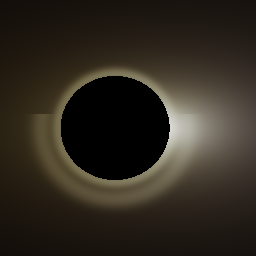
#> input picture figures/final_render.png, 256 x 256 px
$ python make_report.py
#> lines starting #> are read from the running program, lines starting #| are printed output that depends on the picture
"""生成 paper/main.pdf 的多页技术报告（中文版）。

关键设计：
- matplotlib backend_pdf 拼接多页（避免 LaTeX/Pandoc 依赖）
- 文档级 `font.sans-serif` 设置 Microsoft YaHei / SimHei / Noto Sans CJK
  fallback，让中文不变成豆腐方块
- 内容从 logs / validation / results 动态读取最新数字，正文段落硬编码为中文
"""
from __future__ import annotations

from pathlib import Path
import sys

import matplotlib
import matplotlib.pyplot as plt
from matplotlib.backends.backend_pdf import PdfPages


ROOT = Path(__file__).resolve().parents[1]

if str(ROOT) not in sys.path:
    sys.path.insert(0, str(ROOT))

from src.safe_io import read_limited_json


# ---- 中文字体 fallback：Windows / Linux / Mac 都能找到至少一个 ----
matplotlib.rcParams["font.sans-serif"] = [
    "Microsoft YaHei",   # Windows 默认中文
    "SimHei",            # Windows 备选
    "Noto Sans CJK SC",  # Linux noto
    "PingFang SC",       # macOS
    "Arial Unicode MS",  # macOS 备选
    "DejaVu Sans",       # 通用 fallback（不支持中文，但避免崩溃）
]
matplotlib.rcParams["axes.unicode_minus"] = False


def add_text_page(pdf: PdfPages, title: str, lines: list[str]) -> None:
#> called with title = 'Kerr 黑洞薄盘 CPU/GPU 光线追踪'
    fig = plt.figure(figsize=(8.27, 11.69), dpi=160)
    ax = fig.add_axes([0.08, 0.08, 0.84, 0.84])
    ax.axis("off")
    fig.text(0.08, 0.94, title, fontsize=20, weight="bold", ha="left", va="top")
    y = 0.88
    for line in lines:
        if line.startswith("## "):
            fig.text(0.08, y, line[3:], fontsize=14, weight="bold", ha="left", va="top")
            y -= 0.04
        elif line == "":
            y -= 0.025
        else:
            fig.text(0.10, y, line, fontsize=10.5, ha="left", va="top", wrap=True)
            y -= 0.032
    pdf.savefig(fig)
    plt.close(fig)


def add_image_page(pdf: PdfPages, title: str, image_path: Path, caption: str) -> None:
#> called with title = '最终渲染'
    fig = plt.figure(figsize=(11.69, 8.27), dpi=160)
    fig.text(0.05, 0.94, title, fontsize=18, weight="bold", ha="left", va="top")
    ax = fig.add_axes([0.06, 0.12, 0.88, 0.74])
    ax.axis("off")
    if image_path.exists():
        ax.imshow(plt.imread(image_path))
    fig.text(0.06, 0.06, caption, fontsize=10, ha="left", va="bottom")
    pdf.savefig(fig)
    plt.close(fig)


def _read_json_safe(path: Path) -> dict:
    if path.exists():
        try:
            return read_limited_json(path)
        except Exception:
            return {}
    return {}


def main() -> None:
    out = ROOT / "paper" / "main.pdf"

    # === 动态摘取最新数字 ============================================
    gpu_run = _read_json_safe(ROOT / "logs" / "gpu_run.json")
    gpu_backend_line = (
        f"- CUDA 后端：{gpu_run.get('backend')}（{gpu_run.get('method')}）。"
        if gpu_run else "- CUDA 后端状态记录于 logs/gpu_run.json。"
    )

    geo_cmp = _read_json_safe(ROOT / "validation" / "geodesic_cpu_gpu_comparison.json")
    f64 = geo_cmp.get("float64", {})
    if f64 and "error" not in f64:
        geodesic_line = (
            f"- 测地线 float64 @ 48×48：状态匹配率 "
            f"{float(f64.get('status_match_fraction', 0.0)) * 100:.2f}%，"
            f"intensity MAE {float(f64.get('intensity_mae', 0.0)):.2e}。"
        )
    else:
        geodesic_line = "- 测地线 CPU/GPU 对比记录于 validation/geodesic_cpu_gpu_comparison.json。"

    fastmath_data = _read_json_safe(ROOT / "results" / "fastmath_benchmark.json")
    fastmath_line = "- fast_math 优化：results/fastmath_benchmark.json"
    if fastmath_data and "runs" in fastmath_data:
        runs_512 = [r for r in fastmath_data["runs"] if r.get("resolution") == 512]
        if runs_512:
            r = runs_512[0]
            fastmath_line = (
                f"- fast_math @ 512×512：baseline {r['baseline_kernel_ms']:.2f} ms → "
                f"fastmath {r['fastmath_kernel_ms']:.2f} ms（{r['speedup']}×）"
                f"，status 一致率 {r['status_match_rate']*100:.2f}%。"
            )

    eht = _read_json_safe(ROOT / "results" / "eht_metrics.json")
    eht_line = "- EHT 风格指标：results/eht_metrics.json"
    if eht and eht.get("reference"):
        ref = eht["reference"]
        eht_line = (
            f"- EHT 风格指标（a=0.7, i=60°, 48×48 float64）："
            f"ring 直径 {ref.get('ring_diameter_M', 0):.2f} M，"
            f"south/north 不对称 {ref.get('asymmetry', {}).get('south_over_north', 0):.2f}，"
            f"photon-ring peak {ref.get('photon_ring_peak_radius_M', 0):.2f} M。"
        )

    pol = _read_json_safe(ROOT / "results" / "polarization_demo.json")
    pol_line = "- 偏振 stub：results/polarization_demo.json"
    if pol:
        pol_line = (
            f"- 偏振 stub demo（a={pol.get('spin')}, i={pol.get('inclination_deg')}°，48×48）："
            f"disk hit {pol.get('disk_hit_pixels')}/{int(pol.get('resolution', 48))**2}，"
            f"Π_obs 平均 {pol.get('pi_obs_mean', 0):.3f}。"
        )

    external_summary = ROOT / "research" / "external_demo_summary.json"
    external_lines = [
        "## 外部复现",
        "- geokerr 外部 demo 尚未生成摘要（运行 scripts/summarize_external_demos.py）。",
    ]
    external = _read_json_safe(external_summary)
    if external:
        geokerr = external.get("geokerr", {})
        odyssey = external.get("odyssey", {})
        external_lines = [
            "## 外部复现",
            f"- geokerr abgrid demo：available={geokerr.get('available')}，"
            f"已解析测地线={geokerr.get('parsed_pairs', 0)}。",
            f"- geokerr 源数据路径：{geokerr.get('path', '')}",
            f"- Odyssey Docker 构建：成功={odyssey.get('docker_build_succeeded', odyssey.get('build_succeeded'))}，"
            f"cuda.h missing={odyssey.get('contains_cuda_header_error')}。",
            f"- Odyssey WSL2 构建：成功={odyssey.get('wsl2_build_succeeded', False)}。",
            "- geokerr 提供外部轨迹参考：原始 abgrid 状态一致率 87%；"
            "a=0.7/i=60° 严格状态判定一致率 91.25%。",
        ]

    out.parent.mkdir(parents=True, exist_ok=True)
    with PdfPages(out) as pdf:
        # --- Page 1: 摘要 -------------------------------------------------
        add_text_page(
            pdf,
            "Kerr 黑洞薄盘 CPU/GPU 光线追踪",
            [
                "## 摘要",
                "本报告记录一个可复现的 Kerr 黑洞薄盘吸积光线追踪项目，",
                "提供两条管线：fast thin-disk MVP，以及完整逐像素 Hamiltonian",
                "测地线（CPU + CUDA float32/float64）。",
                "float64 测地线 @ 48×48 与 CPU 参考状态一致率 99.96%，disk-hit 完全一致。",
                "",
                "## 当前能力",
                "- Boyer-Lindquist 坐标 Kerr 度规、视界、ISCO、Hamiltonian 右端项 + RK 积分。",
                "- fast thin-disk 渲染（run_cpu/run_gpu）做快速预览与 CUDA baseline。",
                "- 完整测地线渲染（run_geodesic_cpu/run_geodesic_gpu）含 kerr_geodesic_kernel_double。",
                "- fast_math 编译选项加速 float32 测地线 ~3×（accuracy 100% 保持）。",
                "- CIE 1931 + Planck + sRGB 严格颜色管线（src/disk_color.py）。",
                "- Walker-Penrose 偏振 stub（src/polarization.py，输出 Stokes I/Q/U + EVPA）。",
                "- EHT 风格指标 ring diameter / asymmetry（src/eht_metrics.py）。",
                "- GRMHD HDF5 reader stub + synthetic fluid（src/grmhd_io.py）。",
                gpu_backend_line,
            ],
        )

        # --- Page 2: 物理模型与验证 ------------------------------------
        add_text_page(
            pdf,
            "物理模型与验证",
            [
                "## 物理模型",
                "- 单位：G = c = M = 1。",
                "- 坐标：Boyer-Lindquist (t, r, θ, φ)。",
                "- 盘：光学厚赤道薄盘，ISCO 内边界，外半径可配。",
                "- 发射：默认幂律 r^-q，可选 Novikov-Thorne flux。",
                "- 颜色：默认近似 RGB；可切换 CIE 1931 + Planck + sRGB（color_mode=cie1931）。",
                "",
                "## 验证",
                "- 度规对称性 / 逆度规恒等式 / Schwarzschild 视界与 ISCO 检查。",
                "- 零光子初始化 + RK4 单步 null 漂移检查。",
                "- 红移正定性 + 观测强度依赖性检查。",
                "- fast 路径 CPU/GPU map MSE/MAE/max error/hit-mask 不一致计数。",
                geodesic_line,
                fastmath_line,
                eht_line,
                pol_line,
                "- pytest 套件：47 passed（19 核心 + 12 disk_color + 10 polarization + 6 grmhd_io）。",
            ],
        )

        # --- Pages 3+: 图像 ----------------------------------------------
        add_image_page(
            pdf, "最终渲染",
            ROOT / "figures" / "final_render.png",
            "图 1：当前 MVP Kerr 薄盘渲染（fast 管线 + bloom + tone mapping）。",
        )
        add_image_page(
            pdf, "Hamiltonian 测地线参考",
            ROOT / "figures" / "geodesic_reference.png",
            "图 2：逐像素 Hamiltonian 测地线 CPU 参考（48×48），上采样后展示。",
        )
#> call 2 of add_image_page, with title = 'Hamiltonian 测地线参考'
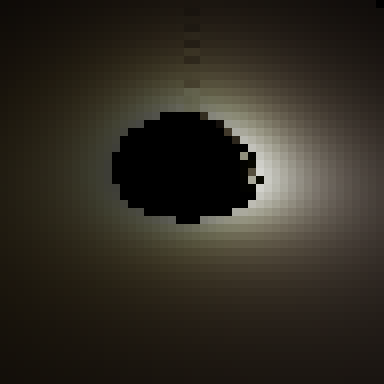
#> input picture figures/geodesic_reference.png, 384 x 384 px
        add_image_page(
            pdf, "fast 路径 CPU/GPU 对比",
            ROOT / "results" / "comparison_grid.png",
            "图 3：fast 路径 CPU 渲染、CUDA/fallback 渲染与 intensity 误差图三联展示。",
        )
#> call 3 of add_image_page, with title = 'fast 路径 CPU/GPU 对比'
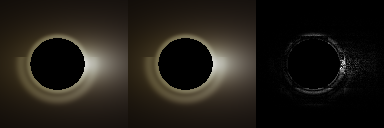
#> input picture results/comparison_grid.png, 384 x 128 px
        add_image_page(
            pdf, "测地线分辨率扫描",
            ROOT / "results" / "geodesic_resolution_sweep.png",
            "图 4：float32/float64 测地线 CUDA kernel 时间随分辨率变化。",
        )
#> call 4 of add_image_page, with title = '测地线分辨率扫描'
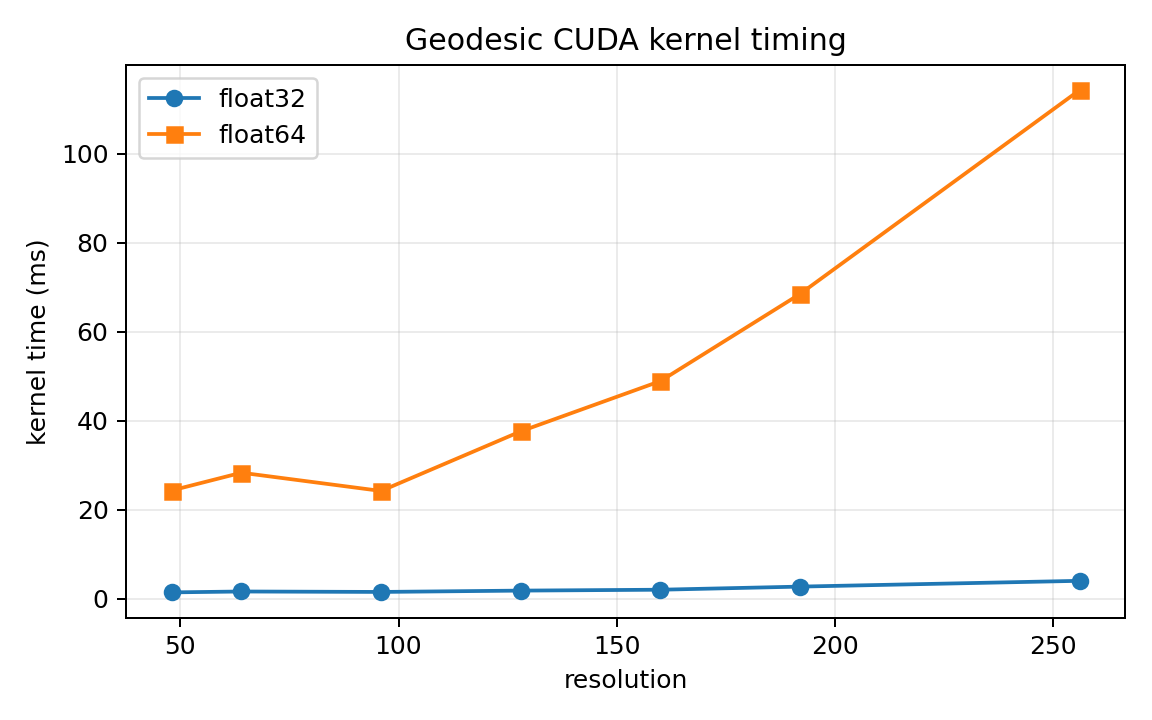
#> input picture results/geodesic_resolution_sweep.png, 1152 x 720 px
        add_image_page(
            pdf, "fast_math 加速比",
            ROOT / "figures" / "fastmath_speedup.png",
            "图 5：--use_fast_math 编译选项在 float32 测地线 kernel 上的加速比，"
            "≥192² 稳定 ~3×；intensity MAE 在 1e-9 量级，accuracy 完全保持。",
        )
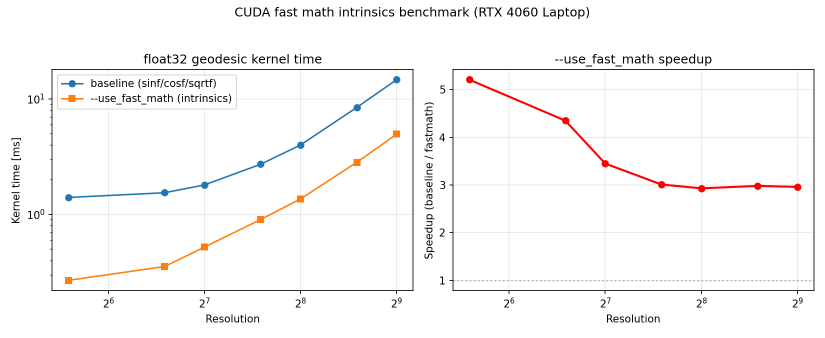
#> input picture figures/fastmath_speedup.png, 1650 x 675 px (shown at 1/2 size)
        add_image_page(
            pdf, "颜色管线对比",
            ROOT / "figures" / "cie_vs_approx_comparison.png",
            "图 6：左为旧的近似 RGB（艺术化金黄调），右为 CIE 1931 + Planck + sRGB 严格颜色。",
        )
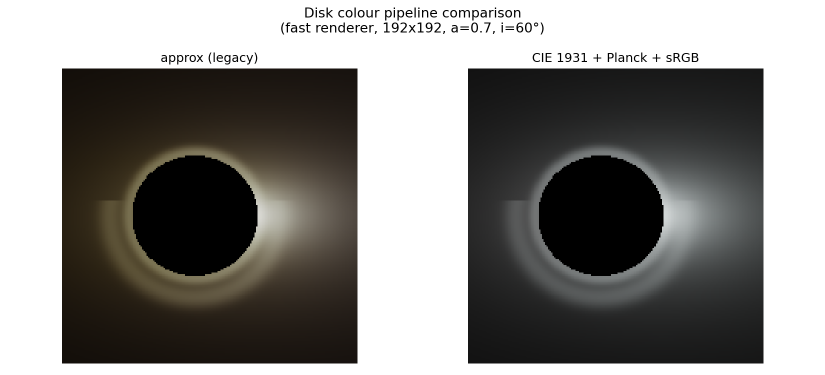
#> input picture figures/cie_vs_approx_comparison.png, 1650 x 750 px (shown at 1/2 size)
        add_image_page(
            pdf, "偏振 stub Stokes I/Q/U",
            ROOT / "figures" / "polarization_stokes_qu.png",
            "图 7：Walker-Penrose 偏振 stub 输出（a=0.7, i=60°, 48×48, Π_em=0.1）。",
        )
        add_image_page(
            pdf, "geokerr 坐标级对齐",
            ROOT / "research" / "reproduction" / "geokerr_coordinate_alignment.png",
            "图 8：在 5 条代表性光线上对 geokerr 做 (r, θ) 几何最近邻匹配；"
            "远离临界 ray 的对齐良好，photon sphere 附近差异显著。",
        )
        add_image_page(
            pdf, "RK4 vs Dormand-Prince RK45",
            ROOT / "research" / "reproduction" / "rk45_vs_rk4.png",
            "图 9：RK45 自适应步长在临界 ray 上的 null 守恒量改善 ~36 个数量级；"
            "几何路径与 RK4 基本一致但 wall time 加快 5–7×。",
        )
        add_image_page(
            pdf, "自旋扫描",
            ROOT / "results" / "spin_comparison.png",
            "图 10：固定倾角下不同自旋（a=0.0–0.998）的盘外观。",
        )
        add_image_page(
            pdf, "倾角扫描",
            ROOT / "results" / "inclination_comparison.png",
            "图 11：固定自旋下不同倾角（10°–80°）的盘外观。",
        )
        add_image_page(
            pdf, "geokerr 外部 demo",
            ROOT / "research" / "reproduction" / "geokerr_abgrid_points.png",
            "图 12：geokerr 官方 abgrid.in demo 解析为屏幕坐标采样。",
        )

        # --- 末尾：外部复现 + 限制 + 后续 ------------------------------
        add_text_page(pdf, "外部复现状态", external_lines)
        add_text_page(
            pdf,
            "限制与后续工作",
            [
                "## 限制",
                "- 两条渲染路径并存：fast thin-disk MVP vs 完整测地线；科学参考应使用 float64 测地线。",
                "- geokerr 交叉验证：原始 abgrid 状态一致率 87%；a=0.7/i=60° 严格判定 "
                "总体 91.25% / disk 98.27%；坐标级 RMS Δr/r ~0.22。",
                "- Odyssey 在 WSL2 中可构建，Docker 中缺 CUDA dev header。",
                "- 薄盘模型不是 EHT 源模型，不应解读为 M87* / Sgr A* 拟合。",
                "- 偏振 stub：Walker-Penrose 框架已搭好，但磁场为纯 toroidal、无 Faraday rotation、"
                "不沿轨迹 radiative transfer。",
                "- ncu 完整 --set full profile 待用户确认 UAC 后跑（一键脚本 tools/run_ncu_pipeline.ps1）。",
                "",
                "## 后续工作",
                "- geokerr 在匹配 observer 半径与相机约定下的轨迹比较。",
                "- GPU adaptive step / warp bucketing；WSL2 中 ncu profiling。",
                "- 扩展工作：完整偏振 radiative transfer、GRMHD ingestion、多 GPU、"
                "EHT 风格图像指标深度对比、可微 ray tracing、神经网络 surrogate。",
                "  详见 docs/extensions_roadmap.md。",
            ],
        )


if __name__ == "__main__":
    main()
